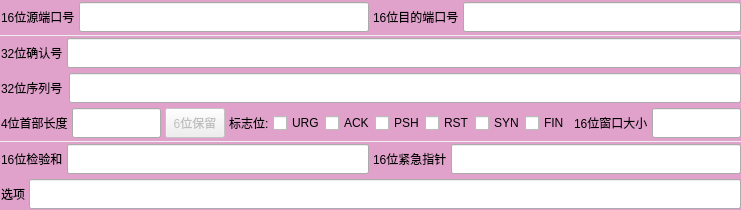
<?xml version="1.0" encoding="UTF-8"?>
<ui version="4.0">
 <class>TcpHeader</class>
 <widget class="QWidget" name="TcpHeader">
  <property name="geometry">
   <rect>
    <x>0</x>
    <y>0</y>
    <width>741</width>
    <height>210</height>
   </rect>
  </property>
  <property name="minimumSize">
   <size>
    <width>0</width>
    <height>210</height>
   </size>
  </property>
  <property name="maximumSize">
   <size>
    <width>16777215</width>
    <height>258</height>
   </size>
  </property>
  <property name="windowTitle">
   <string>Form</string>
  </property>
  <property name="styleSheet">
   <string notr="true">QFrame#frame, QFrame#frame_2, QFrame#frame_3,QFrame#frame_4, QFrame#frame_6, QFrame#frame_5 {
background-color: rgba(200, 39, 144, 99);
}</string>
  </property>
  <layout class="QVBoxLayout" name="verticalLayout">
   <property name="spacing">
    <number>2</number>
   </property>
   <property name="leftMargin">
    <number>0</number>
   </property>
   <property name="topMargin">
    <number>0</number>
   </property>
   <property name="rightMargin">
    <number>0</number>
   </property>
   <property name="bottomMargin">
    <number>0</number>
   </property>
   <item>
    <widget class="QFrame" name="frame">
     <property name="minimumSize">
      <size>
       <width>0</width>
       <height>35</height>
      </size>
     </property>
     <property name="maximumSize">
      <size>
       <width>16777215</width>
       <height>40</height>
      </size>
     </property>
     <property name="frameShape">
      <enum>QFrame::NoFrame</enum>
     </property>
     <property name="frameShadow">
      <enum>QFrame::Raised</enum>
     </property>
     <layout class="QHBoxLayout" name="horizontalLayout_3">
      <property name="spacing">
       <number>4</number>
      </property>
      <property name="leftMargin">
       <number>1</number>
      </property>
      <property name="topMargin">
       <number>1</number>
      </property>
      <property name="rightMargin">
       <number>0</number>
      </property>
      <property name="bottomMargin">
       <number>1</number>
      </property>
      <item>
       <layout class="QHBoxLayout" name="horizontalLayout">
        <item>
         <widget class="QLabel" name="label">
          <property name="maximumSize">
           <size>
            <width>16777215</width>
            <height>30</height>
           </size>
          </property>
          <property name="text">
           <string>16位源端口号</string>
          </property>
         </widget>
        </item>
        <item>
         <widget class="QLineEdit" name="lineEdit_srcPort">
          <property name="maximumSize">
           <size>
            <width>16777215</width>
            <height>30</height>
           </size>
          </property>
         </widget>
        </item>
       </layout>
      </item>
      <item>
       <layout class="QHBoxLayout" name="horizontalLayout_2">
        <item>
         <widget class="QLabel" name="label_2">
          <property name="maximumSize">
           <size>
            <width>16777215</width>
            <height>30</height>
           </size>
          </property>
          <property name="text">
           <string>16位目的端口号</string>
          </property>
         </widget>
        </item>
        <item>
         <widget class="QLineEdit" name="lineEdit_dstPort">
          <property name="maximumSize">
           <size>
            <width>16777215</width>
            <height>30</height>
           </size>
          </property>
         </widget>
        </item>
       </layout>
      </item>
     </layout>
    </widget>
   </item>
   <item>
    <widget class="QFrame" name="frame_2">
     <property name="minimumSize">
      <size>
       <width>0</width>
       <height>35</height>
      </size>
     </property>
     <property name="maximumSize">
      <size>
       <width>16777215</width>
       <height>40</height>
      </size>
     </property>
     <property name="frameShape">
      <enum>QFrame::NoFrame</enum>
     </property>
     <property name="frameShadow">
      <enum>QFrame::Raised</enum>
     </property>
     <layout class="QHBoxLayout" name="horizontalLayout_7">
      <property name="spacing">
       <number>4</number>
      </property>
      <property name="leftMargin">
       <number>1</number>
      </property>
      <property name="topMargin">
       <number>1</number>
      </property>
      <property name="rightMargin">
       <number>0</number>
      </property>
      <property name="bottomMargin">
       <number>1</number>
      </property>
      <item>
       <layout class="QHBoxLayout" name="horizontalLayout_4">
        <item>
         <widget class="QLabel" name="label_3">
          <property name="maximumSize">
           <size>
            <width>16777215</width>
            <height>30</height>
           </size>
          </property>
          <property name="text">
           <string>32位确认号</string>
          </property>
         </widget>
        </item>
        <item>
         <widget class="QLineEdit" name="lineEdit_32con">
          <property name="maximumSize">
           <size>
            <width>16777215</width>
            <height>30</height>
           </size>
          </property>
         </widget>
        </item>
       </layout>
      </item>
     </layout>
    </widget>
   </item>
   <item>
    <widget class="QFrame" name="frame_4">
     <property name="minimumSize">
      <size>
       <width>0</width>
       <height>35</height>
      </size>
     </property>
     <property name="maximumSize">
      <size>
       <width>16777215</width>
       <height>40</height>
      </size>
     </property>
     <property name="frameShape">
      <enum>QFrame::NoFrame</enum>
     </property>
     <property name="frameShadow">
      <enum>QFrame::Raised</enum>
     </property>
     <layout class="QHBoxLayout" name="horizontalLayout_17">
      <property name="spacing">
       <number>4</number>
      </property>
      <property name="leftMargin">
       <number>1</number>
      </property>
      <property name="topMargin">
       <number>1</number>
      </property>
      <property name="rightMargin">
       <number>0</number>
      </property>
      <property name="bottomMargin">
       <number>1</number>
      </property>
      <item>
       <layout class="QHBoxLayout" name="horizontalLayout_5">
        <property name="spacing">
         <number>6</number>
        </property>
        <property name="rightMargin">
         <number>0</number>
        </property>
        <item>
         <widget class="QLabel" name="label_4">
          <property name="maximumSize">
           <size>
            <width>16777215</width>
            <height>30</height>
           </size>
          </property>
          <property name="text">
           <string>32位序列号</string>
          </property>
         </widget>
        </item>
        <item>
         <widget class="QLineEdit" name="lineEdit_32seq">
          <property name="maximumSize">
           <size>
            <width>16777215</width>
            <height>30</height>
           </size>
          </property>
         </widget>
        </item>
       </layout>
      </item>
     </layout>
    </widget>
   </item>
   <item>
    <widget class="QFrame" name="frame_3">
     <property name="minimumSize">
      <size>
       <width>0</width>
       <height>35</height>
      </size>
     </property>
     <property name="maximumSize">
      <size>
       <width>16777215</width>
       <height>40</height>
      </size>
     </property>
     <property name="frameShape">
      <enum>QFrame::NoFrame</enum>
     </property>
     <property name="frameShadow">
      <enum>QFrame::Raised</enum>
     </property>
     <layout class="QHBoxLayout" name="horizontalLayout_11">
      <property name="spacing">
       <number>4</number>
      </property>
      <property name="leftMargin">
       <number>1</number>
      </property>
      <property name="topMargin">
       <number>1</number>
      </property>
      <property name="rightMargin">
       <number>0</number>
      </property>
      <property name="bottomMargin">
       <number>1</number>
      </property>
      <item>
       <layout class="QHBoxLayout" name="horizontalLayout_8">
        <item>
         <widget class="QLabel" name="label_5">
          <property name="maximumSize">
           <size>
            <width>16777215</width>
            <height>30</height>
           </size>
          </property>
          <property name="text">
           <string>4位首部长度</string>
          </property>
         </widget>
        </item>
        <item>
         <widget class="QLineEdit" name="lineEdit_4len">
          <property name="maximumSize">
           <size>
            <width>16777215</width>
            <height>30</height>
           </size>
          </property>
         </widget>
        </item>
       </layout>
      </item>
      <item>
       <widget class="QPushButton" name="pushButton_7">
        <property name="enabled">
         <bool>false</bool>
        </property>
        <property name="maximumSize">
         <size>
          <width>60</width>
          <height>30</height>
         </size>
        </property>
        <property name="text">
         <string>6位保留</string>
        </property>
       </widget>
      </item>
      <item>
       <widget class="QLabel" name="label_7">
        <property name="maximumSize">
         <size>
          <width>16777215</width>
          <height>30</height>
         </size>
        </property>
        <property name="text">
         <string>标志位:</string>
        </property>
       </widget>
      </item>
      <item>
       <layout class="QHBoxLayout" name="horizontalLayout_9">
        <property name="spacing">
         <number>0</number>
        </property>
        <item>
         <widget class="QCheckBox" name="checkBox_urg">
          <property name="text">
           <string>URG</string>
          </property>
         </widget>
        </item>
        <item>
         <widget class="QCheckBox" name="checkBox_ack">
          <property name="text">
           <string>ACK</string>
          </property>
         </widget>
        </item>
        <item>
         <widget class="QCheckBox" name="checkBox_psh">
          <property name="text">
           <string>PSH</string>
          </property>
         </widget>
        </item>
        <item>
         <widget class="QCheckBox" name="checkBox_rst">
          <property name="text">
           <string>RST</string>
          </property>
         </widget>
        </item>
        <item>
         <widget class="QCheckBox" name="checkBox_syn">
          <property name="text">
           <string>SYN</string>
          </property>
         </widget>
        </item>
        <item>
         <widget class="QCheckBox" name="checkBox_fin">
          <property name="text">
           <string>FIN</string>
          </property>
         </widget>
        </item>
       </layout>
      </item>
      <item>
       <layout class="QHBoxLayout" name="horizontalLayout_10">
        <item>
         <widget class="QLabel" name="label_8">
          <property name="maximumSize">
           <size>
            <width>16777215</width>
            <height>30</height>
           </size>
          </property>
          <property name="text">
           <string>16位窗口大小</string>
          </property>
         </widget>
        </item>
        <item>
         <widget class="QLineEdit" name="lineEdit_16window">
          <property name="minimumSize">
           <size>
            <width>80</width>
            <height>0</height>
           </size>
          </property>
          <property name="maximumSize">
           <size>
            <width>16777215</width>
            <height>30</height>
           </size>
          </property>
         </widget>
        </item>
       </layout>
      </item>
     </layout>
    </widget>
   </item>
   <item>
    <widget class="QFrame" name="frame_5">
     <property name="minimumSize">
      <size>
       <width>0</width>
       <height>35</height>
      </size>
     </property>
     <property name="maximumSize">
      <size>
       <width>16777215</width>
       <height>40</height>
      </size>
     </property>
     <property name="frameShape">
      <enum>QFrame::NoFrame</enum>
     </property>
     <property name="frameShadow">
      <enum>QFrame::Raised</enum>
     </property>
     <layout class="QHBoxLayout" name="horizontalLayout_14">
      <property name="spacing">
       <number>4</number>
      </property>
      <property name="leftMargin">
       <number>1</number>
      </property>
      <property name="topMargin">
       <number>1</number>
      </property>
      <property name="rightMargin">
       <number>0</number>
      </property>
      <property name="bottomMargin">
       <number>1</number>
      </property>
      <item>
       <layout class="QHBoxLayout" name="horizontalLayout_12">
        <item>
         <widget class="QLabel" name="label_9">
          <property name="maximumSize">
           <size>
            <width>16777215</width>
            <height>30</height>
           </size>
          </property>
          <property name="text">
           <string>16位检验和</string>
          </property>
         </widget>
        </item>
        <item>
         <widget class="QLineEdit" name="lineEdit_16sum">
          <property name="maximumSize">
           <size>
            <width>16777215</width>
            <height>30</height>
           </size>
          </property>
         </widget>
        </item>
       </layout>
      </item>
      <item>
       <layout class="QHBoxLayout" name="horizontalLayout_13">
        <item>
         <widget class="QLabel" name="label_10">
          <property name="maximumSize">
           <size>
            <width>16777215</width>
            <height>30</height>
           </size>
          </property>
          <property name="text">
           <string>16位紧急指针</string>
          </property>
         </widget>
        </item>
        <item>
         <widget class="QLineEdit" name="lineEdit_16emerg">
          <property name="maximumSize">
           <size>
            <width>16777215</width>
            <height>30</height>
           </size>
          </property>
         </widget>
        </item>
       </layout>
      </item>
     </layout>
    </widget>
   </item>
   <item>
    <widget class="QFrame" name="frame_6">
     <property name="minimumSize">
      <size>
       <width>0</width>
       <height>35</height>
      </size>
     </property>
     <property name="maximumSize">
      <size>
       <width>16777215</width>
       <height>40</height>
      </size>
     </property>
     <property name="frameShape">
      <enum>QFrame::NoFrame</enum>
     </property>
     <property name="frameShadow">
      <enum>QFrame::Raised</enum>
     </property>
     <layout class="QHBoxLayout" name="horizontalLayout_16">
      <property name="spacing">
       <number>4</number>
      </property>
      <property name="leftMargin">
       <number>1</number>
      </property>
      <property name="topMargin">
       <number>1</number>
      </property>
      <property name="rightMargin">
       <number>0</number>
      </property>
      <property name="bottomMargin">
       <number>1</number>
      </property>
      <item>
       <layout class="QHBoxLayout" name="horizontalLayout_15">
        <item>
         <widget class="QLabel" name="label_11">
          <property name="maximumSize">
           <size>
            <width>16777215</width>
            <height>30</height>
           </size>
          </property>
          <property name="text">
           <string>选项</string>
          </property>
         </widget>
        </item>
        <item>
         <widget class="QLineEdit" name="lineEdit_32op">
          <property name="maximumSize">
           <size>
            <width>16777215</width>
            <height>30</height>
           </size>
          </property>
         </widget>
        </item>
       </layout>
      </item>
     </layout>
    </widget>
   </item>
  </layout>
 </widget>
 <resources/>
 <connections/>
</ui>
